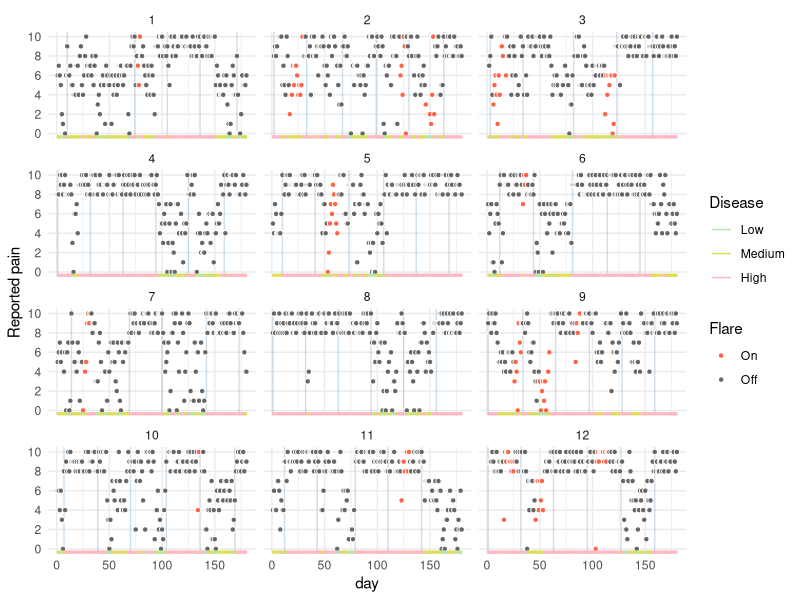

Reproduce this figure in R.
library(R6)
library(dplyr)
library(purrr)
library(ggplot2)

# Define the Patient class using R6
Patient <- R6Class(
  "Patient",
  public = list(
    age = NULL,
    sex = NULL,
    day = NULL,
    ethnicity = NULL,
    phenotype = NULL,
    treatment_status = NULL,
    latent_pain_status = NULL,
    time_since_treatment_started = NULL,
    time_since_last_flare = NULL,
    treatment_effectiveness = NULL,
    days_until_effective = NULL,
    flare_status = NULL,
    days_until_flare_ends = NULL,
    
    initialize = function(age = sample(0:100, 1),
                          sex = sample(c('Male', 'Female'), 1),
                          ethnicity = sample(paste0('Ethnicity', 1:3), 1)) {
      self$day <- 0
      self$age <- age
      self$sex <- sex
      self$ethnicity <- ethnicity
      self$phenotype <- runif(1) # Simulate phenotype as a random value
      self$treatment_status <- "Off" # Initialize treatment status as "Off"
      self$latent_pain_status <- sample(c("High", "Medium", "Low"), 1,
                                        prob = c(.4, .4, .2)) # Simulate latent pain status as a random value
      self$time_since_treatment_started <- Inf # Initialize time since treatment started as Inf
      self$time_since_last_flare <- sample(0:365, 1) # Simulate time since last flare as a random value between 0 and 365
      self$treatment_effectiveness <- NA # But no treatment = Ineffective treatment
      self$days_until_effective <- NA
      self$flare_status <- "Off"
      self$days_until_flare_ends <- NA
    },
    
    simulate_treatment_effectiveness = function() {
      sample(c("Effective", "Ineffective"), 1)
    },
    
    simulate_day = function() {
      self$day <- self$day + 1

      # Update latent pain status based on a simple hidden Markov model
      transition_matrix <- matrix(c(0.8, 0.15, 0.05,
                                    0.1, 0.8, 0.1,
                                    0.05, 0.35, 0.5), nrow = 3, byrow = TRUE)
      states <- c("High", "Medium", "Low")
      current_state <- match(self$latent_pain_status, states)
      self$latent_pain_status <- sample(states, 1, prob = transition_matrix[current_state, ])
      
      # Determine if a new treatment starts
      if (self$time_since_treatment_started > 30 && self$latent_pain_status == "High") {
        if (runif(1) < 0.8) { # High probability to start treatment
          self$treatment_status <- "On"
          self$time_since_treatment_started <- 0
          self$treatment_effectiveness <- self$simulate_treatment_effectiveness()
          self$days_until_effective <- sample(1:7, 1) # Random number of days between 1 and 7
        }
      }
      
      # Update time since treatment started
      if (self$treatment_status == "On") {
        self$time_since_treatment_started <- self$time_since_treatment_started + 1
        if (self$treatment_effectiveness == "Effective" && self$time_since_treatment_started >= self$days_until_effective) {
          # Reduce latent pain status by 1 or 2 states
          new_state <- max(1, current_state - sample(1:2, 1))
          self$latent_pain_status <- states[new_state]
          #self$treatment_status <- "Off" # End treatment?
        }
      }
      
      # Determine if a flare occurs
      if (self$time_since_last_flare > 21 && runif(1) < 0.01) { # Unlikely to occur
        self$flare_status <- "On"
        self$time_since_last_flare <- 0
        self$days_until_flare_ends <- sample(5:14, 1) # Random number of days between 5 and 14
        # Increase latent pain status by 1 or 2 states
        new_state <- min(3, current_state + sample(1:2, 1))
        self$latent_pain_status <- states[new_state]
      }
      
      # Update time since last flare
      if (self$flare_status == "On") {
        self$time_since_last_flare <- self$time_since_last_flare + 1
        if (self$time_since_last_flare >= self$days_until_flare_ends) {
          self$flare_status <- "Off" # End flare
          # Reduce latent pain status by 1 or 2 states
          new_state <- max(1, current_state - sample(1:2, 1))
          self$latent_pain_status <- states[new_state]
        }
      } else {
        self$time_since_last_flare <- self$time_since_last_flare + 1
      }
      
      # Generate noisy ordinal pain report
      pain_report <- switch(self$latent_pain_status,
                            "High" = sample(8:10, 1),
                            "Medium" = sample(4:7, 1),
                            "Low" = sample(0:3, 1))
      
      # Record the day's data
      list(
        day = self$day,
        latent_status = ordered(self$latent_pain_status, levels = rev(states)),
        ordinal_pain_report = pain_report,
        treatment_status = self$treatment_status,
        start_of_treatment = self$time_since_treatment_started == 1,
        treatment_effectiveness = ifelse(self$treatment_status == "On", self$treatment_effectiveness, NA),
        flare_status = self$flare_status
      )
    },
    
    simulate_n_days = function(n) {
      results <- vector("list", n)
      for (day in 1:n) {
        results[[day]] <- self$simulate_day() |> tibble::as_tibble()
      }
      dplyr::bind_rows(results)
    },

    simulate_6_months = function() {
        self$simulate_n_days(180)
    }
  )
)

# Simulate 10 patients each for 6 months
patients_data <- purrr::map_dfr(1:12, function(id) {
    patient <- Patient$new()
    traj <- patient$simulate_6_months()
    traj$id <- id
    traj
})

ggplot(patients_data %>%
       mutate(flare_status = factor(flare_status, c('On', 'Off')))) +
  aes(day, ordinal_pain_report) +
  geom_vline(aes(xintercept = day), colour = 'steelblue', alpha = .25,
             data = filter(patients_data, start_of_treatment)) +
#   geom_line(alpha = .3) +
  geom_point(aes(fill = flare_status), shape = 21, colour = 'white') +
  geom_rug(aes(y = NULL, colour = latent_status)) +
  scale_y_continuous(breaks = seq(0, 10, by = 2), minor_breaks = NULL) +
  facet_wrap(~ id, nrow = 4) +
  guides(fill = guide_legend(title = "Flare"), 
         linetype = guide_legend(title = "Treatment"), 
         colour = guide_legend(title = "Disease")) +
  scale_color_manual(values = c('#B3E2B3', '#DDDD55', '#FFB6C1')) +
  scale_fill_manual(values = c('tomato', 'grey40')) +
  theme_minimal() +
  ylab('Reported pain')

